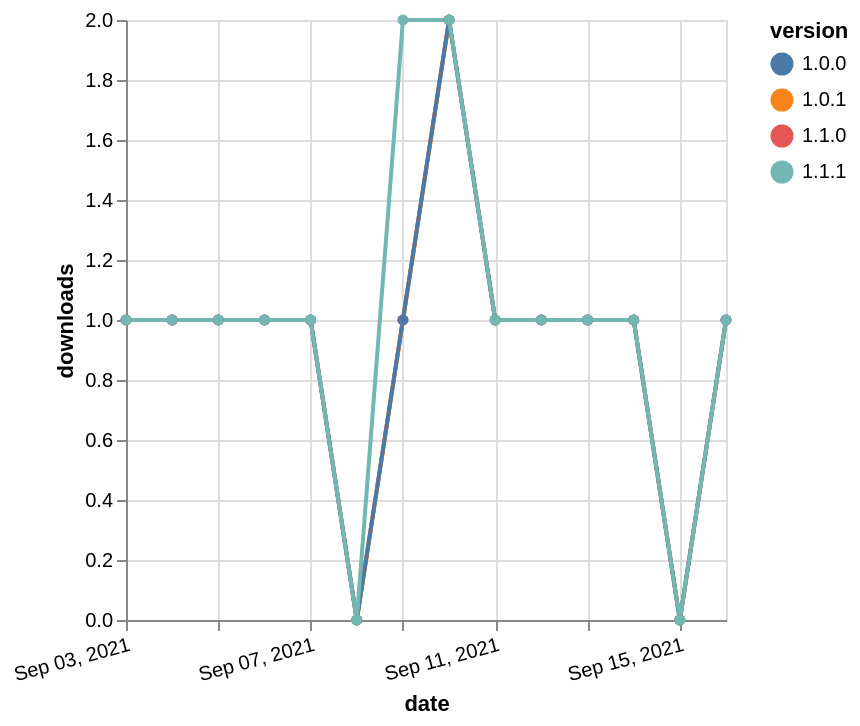

Specify this chart in Vega-Lite:
### Vega-Lite specification from a JSON file in a GitHub repository (floating-point values rounded to 4 significant figures)
{"$schema": "https://vega.github.io/schema/vega-lite/v5.json", "description": "A simple bar chart with embedded data.", "data": {"values": [{"date": "2021-09-03", "total": 131, "delta": 1, "version": "1.1.0"}, {"date": "2021-09-04", "total": 132, "delta": 1, "version": "1.1.0"}, {"date": "2021-09-05", "total": 133, "delta": 1, "version": "1.1.0"}, {"date": "2021-09-06", "total": 134, "delta": 1, "version": "1.1.0"}, {"date": "2021-09-07", "total": 135, "delta": 1, "version": "1.1.0"}, {"date": "2021-09-08", "total": 135, "delta": 0, "version": "1.1.0"}, {"date": "2021-09-09", "total": 136, "delta": 1, "version": "1.1.0"}, {"date": "2021-09-10", "total": 138, "delta": 2, "version": "1.1.0"}, {"date": "2021-09-11", "total": 139, "delta": 1, "version": "1.1.0"}, {"date": "2021-09-12", "total": 140, "delta": 1, "version": "1.1.0"}, {"date": "2021-09-13", "total": 141, "delta": 1, "version": "1.1.0"}, {"date": "2021-09-14", "total": 142, "delta": 1, "version": "1.1.0"}, {"date": "2021-09-15", "total": 142, "delta": 0, "version": "1.1.0"}, {"date": "2021-09-16", "total": 143, "delta": 1, "version": "1.1.0"}, {"date": "2021-09-03", "total": 137, "delta": 1, "version": "1.0.1"}, {"date": "2021-09-04", "total": 138, "delta": 1, "version": "1.0.1"}, {"date": "2021-09-05", "total": 139, "delta": 1, "version": "1.0.1"}, {"date": "2021-09-06", "total": 140, "delta": 1, "version": "1.0.1"}, {"date": "2021-09-07", "total": 141, "delta": 1, "version": "1.0.1"}, {"date": "2021-09-08", "total": 141, "delta": 0, "version": "1.0.1"}, {"date": "2021-09-09", "total": 142, "delta": 1, "version": "1.0.1"}, {"date": "2021-09-10", "total": 144, "delta": 2, "version": "1.0.1"}, {"date": "2021-09-11", "total": 145, "delta": 1, "version": "1.0.1"}, {"date": "2021-09-12", "total": 146, "delta": 1, "version": "1.0.1"}, {"date": "2021-09-13", "total": 147, "delta": 1, "version": "1.0.1"}, {"date": "2021-09-14", "total": 148, "delta": 1, "version": "1.0.1"}, {"date": "2021-09-15", "total": 148, "delta": 0, "version": "1.0.1"}, {"date": "2021-09-16", "total": 149, "delta": 1, "version": "1.0.1"}, {"date": "2021-09-03", "total": 140, "delta": 1, "version": "1.0.0"}, {"date": "2021-09-04", "total": 141, "delta": 1, "version": "1.0.0"}, {"date": "2021-09-05", "total": 142, "delta": 1, "version": "1.0.0"}, {"date": "2021-09-06", "total": 143, "delta": 1, "version": "1.0.0"}, {"date": "2021-09-07", "total": 144, "delta": 1, "version": "1.0.0"}, {"date": "2021-09-08", "total": 144, "delta": 0, "version": "1.0.0"}, {"date": "2021-09-09", "total": 145, "delta": 1, "version": "1.0.0"}, {"date": "2021-09-10", "total": 147, "delta": 2, "version": "1.0.0"}, {"date": "2021-09-11", "total": 148, "delta": 1, "version": "1.0.0"}, {"date": "2021-09-12", "total": 149, "delta": 1, "version": "1.0.0"}, {"date": "2021-09-13", "total": 150, "delta": 1, "version": "1.0.0"}, {"date": "2021-09-14", "total": 151, "delta": 1, "version": "1.0.0"}, {"date": "2021-09-15", "total": 151, "delta": 0, "version": "1.0.0"}, {"date": "2021-09-16", "total": 152, "delta": 1, "version": "1.0.0"}, {"date": "2021-09-03", "total": 123, "delta": 1, "version": "1.1.1"}, {"date": "2021-09-04", "total": 124, "delta": 1, "version": "1.1.1"}, {"date": "2021-09-05", "total": 125, "delta": 1, "version": "1.1.1"}, {"date": "2021-09-06", "total": 126, "delta": 1, "version": "1.1.1"}, {"date": "2021-09-07", "total": 127, "delta": 1, "version": "1.1.1"}, {"date": "2021-09-08", "total": 127, "delta": 0, "version": "1.1.1"}, {"date": "2021-09-09", "total": 129, "delta": 2, "version": "1.1.1"}, {"date": "2021-09-10", "total": 131, "delta": 2, "version": "1.1.1"}, {"date": "2021-09-11", "total": 132, "delta": 1, "version": "1.1.1"}, {"date": "2021-09-12", "total": 133, "delta": 1, "version": "1.1.1"}, {"date": "2021-09-13", "total": 134, "delta": 1, "version": "1.1.1"}, {"date": "2021-09-14", "total": 135, "delta": 1, "version": "1.1.1"}, {"date": "2021-09-15", "total": 135, "delta": 0, "version": "1.1.1"}, {"date": "2021-09-16", "total": 136, "delta": 1, "version": "1.1.1"}]}, "width": "container", "mark": {"type": "line", "point": {"filled": true}}, "encoding": {"x": {"field": "date", "type": "temporal", "timeUnit": "yearmonthdate", "title": "date", "axis": {"labelAngle": -15}}, "y": {"field": "delta", "type": "quantitative", "title": "downloads"}, "color": {"field": "version", "type": "nominal"}, "tooltip": {"field": "delta"}}}
